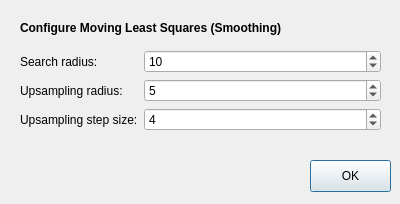
<?xml version="1.0" encoding="UTF-8"?>
<ui version="4.0">
 <class>MLSParamsDialog</class>
 <widget class="QDialog" name="MLSParamsDialog">
  <property name="geometry">
   <rect>
    <x>0</x>
    <y>0</y>
    <width>400</width>
    <height>204</height>
   </rect>
  </property>
  <property name="windowTitle">
   <string>Dialog</string>
  </property>
  <widget class="QLabel" name="label">
   <property name="geometry">
    <rect>
     <x>20</x>
     <y>20</y>
     <width>361</width>
     <height>16</height>
    </rect>
   </property>
   <property name="font">
    <font>
     <weight>75</weight>
     <bold>true</bold>
    </font>
   </property>
   <property name="text">
    <string>Configure Moving Least Squares (Smoothing)</string>
   </property>
  </widget>
  <widget class="QWidget" name="formLayoutWidget">
   <property name="geometry">
    <rect>
     <x>20</x>
     <y>50</y>
     <width>361</width>
     <height>94</height>
    </rect>
   </property>
   <layout class="QFormLayout" name="formLayout">
    <item row="0" column="0">
     <widget class="QLabel" name="label_2">
      <property name="text">
       <string>Search radius:</string>
      </property>
     </widget>
    </item>
    <item row="0" column="1">
     <widget class="QSpinBox" name="searchRadiusSpinBox">
      <property name="value">
       <number>10</number>
      </property>
     </widget>
    </item>
    <item row="1" column="0">
     <widget class="QLabel" name="label_3">
      <property name="text">
       <string>Upsampling radius:</string>
      </property>
     </widget>
    </item>
    <item row="1" column="1">
     <widget class="QSpinBox" name="upsamplingRadiusSpinBox">
      <property name="value">
       <number>5</number>
      </property>
     </widget>
    </item>
    <item row="2" column="0">
     <widget class="QLabel" name="label_4">
      <property name="text">
       <string>Upsampling step size:</string>
      </property>
     </widget>
    </item>
    <item row="2" column="1">
     <widget class="QSpinBox" name="upsamplingStepSizeSpinBox">
      <property name="value">
       <number>4</number>
      </property>
     </widget>
    </item>
   </layout>
  </widget>
  <widget class="QPushButton" name="okButton">
   <property name="geometry">
    <rect>
     <x>310</x>
     <y>160</y>
     <width>81</width>
     <height>32</height>
    </rect>
   </property>
   <property name="text">
    <string>OK</string>
   </property>
  </widget>
 </widget>
 <resources/>
 <connections>
  <connection>
   <sender>okButton</sender>
   <signal>clicked()</signal>
   <receiver>MLSParamsDialog</receiver>
   <slot>accept()</slot>
   <hints>
    <hint type="sourcelabel">
     <x>350</x>
     <y>175</y>
    </hint>
    <hint type="destinationlabel">
     <x>199</x>
     <y>101</y>
    </hint>
   </hints>
  </connection>
 </connections>
</ui>
